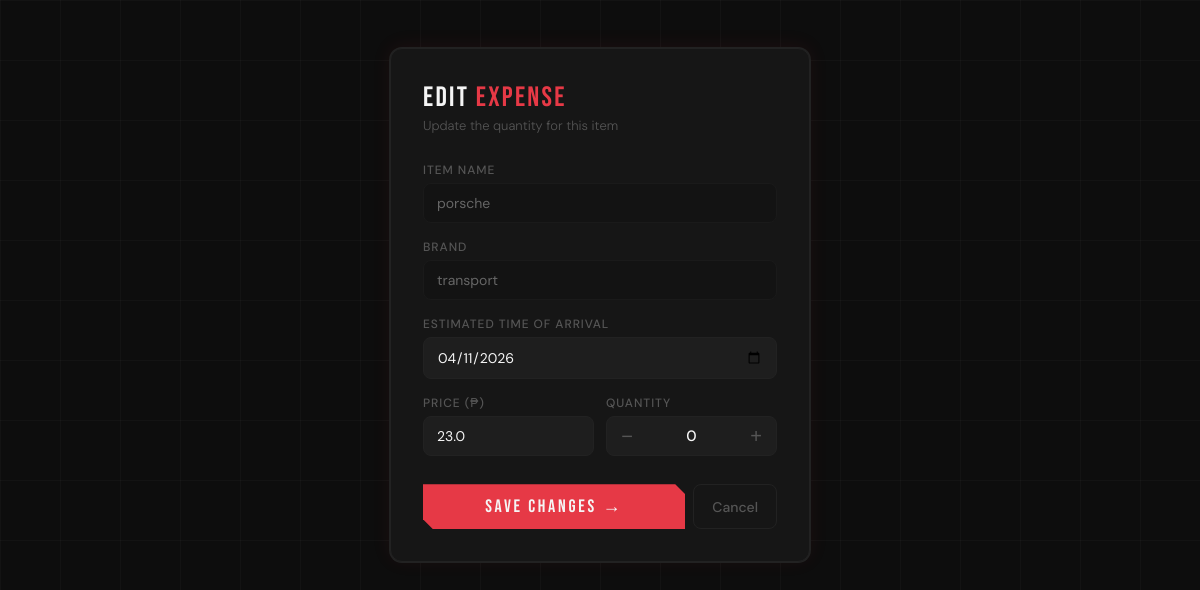
The app's page /edit/37d23e36-bfae-4995-9592-348b7162fceb with its own data.
### tables this page shows
CREATE TABLE items (
        item_id TEXT PRIMARY KEY,
        name TEXT,
        brand TEXT,
        ETA TEXT,
        price REAL,
        quantity INTEGER,
        amount REAL
    );

### app.py (the view)
@app.route("/edit/<item_id>")
def edit_item(item_id):
    conn = get_db()
    cursor = conn.cursor()
    cursor.execute("SELECT * FROM items WHERE item_id =  ?",
                   (item_id,)
                   )
    row = cursor.fetchone()
    conn.close()
    return render_template("edit.html", item=row)

### app.py (called while the page is built)
def get_db():
    conn = sqlite3.connect("database.db")
    conn.row_factory = sqlite3.Row
    return conn

### templates/edit.html (shortened to what this page needs)
<!doctype html>
<html>
  <head>
  </head>
  <body>
    <div class="card">
      <div class="card-header">
        <h1>Edit <span>Expense</span></h1>
        <p class="subtitle">Update the quantity for this item</p>
      </div>
      <form action="/update/{{ item['item_id'] }}" method="POST">
        <div class="field">
          <label>Item name</label>
          <div class="field-readonly">{{ item.name }}</div>
        </div>
        <div class="field">
          <label>Brand</label>
          <div class="field-readonly">{{ item.brand }}</div>
        </div>
        <div>
          <div class="field">
            <label>Estimated Time of Arrival</label>
            <input type="date" name="ETA" value="{{ item.ETA }}" required />
          </div>
        </div>
        <div class="row">
          <div class="field">
            <label>Price (₱)</label>
            <input
              type="number"
              name="price"
              value="{{ item.price }}"
              step="0.01"
              required
            />
          </div>
          <div class="field">
            <label>Quantity</label>
            <div class="stepper">
              <button class="step-btn" id="minus" type="button">−</button>
              <span class="step-val" id="qty">0</span>
              <button class="step-btn" id="plus" type="button">+</button>
            </div>
          </div>
        </div>
        <div class="actions">
          <button type="submit" class="btn-save">Save Changes →</button>
          <a href="/list" class="btn-cancel">Cancel</a>
        </div>
      </form>
    </div>
  </body>
</html>

### templates/edit.html (style rules this page uses)
:root { --red: #e63946; --dark: #0d0d0d; --card: #161616; --muted: #555555; --white: #f5f5f5; --accent: #ffd60a; --border: #222222; --hover: #1e1e1e; }
* { box-sizing: border-box; margin: 0; padding: 0; }
body { font-family: "DM Sans", sans-serif; background: var(--dark); background-image: linear-gradient(rgba(255, 255, 255, 0.025) 1px, transparent 1px), linear-gradient( 90deg, rgba(255, 255, 255, 0.025) 1px, transparent 1px ); background-size: 60px 60px; display: flex; justify-content: center; padding: 3rem 1rem; color: var(--white); }
.card { background: var(--card); border: 1px solid var(--border); border-radius: 12px; padding: 2rem; width: 100%; max-width: 420px; box-shadow: 0 0 0 1px var(--border), 0 -2px 20px rgba(230, 57, 70, 0.08); }
.card-header { margin-bottom: 1.75rem; }
h1 { font-family: "Bebas Neue", sans-serif; font-size: 28px; font-weight: 400; letter-spacing: 0.08em; color: var(--white); margin-bottom: 0.2rem; }
h1 span { color: var(--red); }
.subtitle { font-size: 13px; color: var(--muted); font-weight: 300; }
.field { display: flex; flex-direction: column; gap: 5px; margin-bottom: 1rem; }
label { font-size: 12px; font-weight: 500; color: var(--muted); letter-spacing: 0.08em; text-transform: uppercase; }
.field-readonly { width: 100%; padding: 10px 13px; font-size: 14px; font-family: "DM Sans", sans-serif; background: #131313; border: 1px solid #1a1a1a; border-radius: 8px; color: #666; cursor: not-allowed; }
input { width: 100%; padding: 10px 13px; font-size: 14px; font-family: "DM Sans", sans-serif; background: var(--hover); border: 1px solid var(--border); border-radius: 8px; color: var(--white); outline: none; transition: border-color 0.15s ease; }
input::placeholder { color: #3a3a3a; }
.row { display: grid; grid-template-columns: 1fr 1fr; gap: 12px; }
.stepper { display: flex; align-items: center; background: var(--hover); border: 1px solid var(--border); border-radius: 8px; overflow: hidden; height: 40px; }
.step-btn { width: 40px; height: 40px; background: transparent; border: none; color: var(--muted); font-size: 20px; cursor: pointer; display: flex; align-items: center; justify-content: center; transition: background 0.15s, color 0.15s; flex-shrink: 0; }
.step-val { flex: 1; text-align: center; font-size: 15px; font-weight: 500; color: var(--white); user-select: none; }
.actions { display: flex; gap: 8px; margin-top: 0.75rem; }
.btn-save { flex: 1; padding: 12px; font-family: "Bebas Neue", sans-serif; font-size: 18px; letter-spacing: 0.15em; background: var(--red); color: var(--white); border: none; border-radius: 0; clip-path: polygon( 0 0, calc(100% - 10px) 0, 100% 10px, 100% 100%, 10px 100%, 0 calc(100% - 10px) ); cursor: pointer; position: relative; overflow: hidden; transition: background 0.2s ease, transform 0.15s ease; }
.btn-save::before { content: ""; position: absolute; inset: 0; background: linear-gradient( 90deg, transparent 0%, rgba(255, 255, 255, 0.1) 50%, transparent 100% ); transform: translateX(-100%); transition: transform 0.45s ease; }
.btn-cancel { padding: 10px 18px; font-family: "DM Sans", sans-serif; font-size: 14px; font-weight: 500; border: 1px solid var(--border); border-radius: 8px; background: transparent; color: var(--muted); cursor: pointer; text-decoration: none; display: inline-flex; align-items: center; transition: background 0.2s ease, color 0.2s ease, border-color 0.2s ease; }

### records on screen
items: name "porsche", brand "transport", ETA "04/11/2026", price "23.0"
